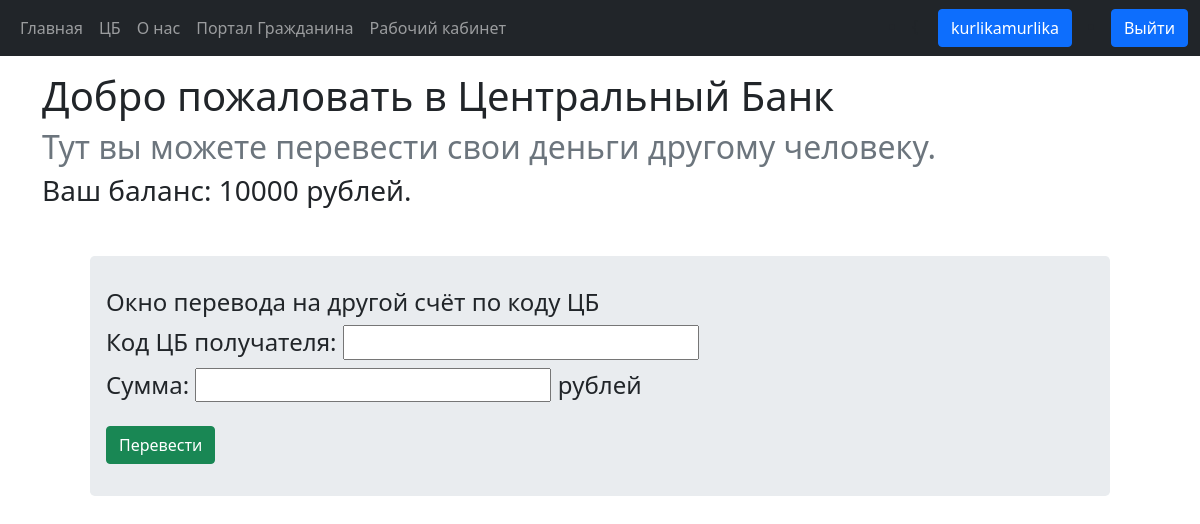
/send/ (signed in), run on an earlier commit of the app's database.
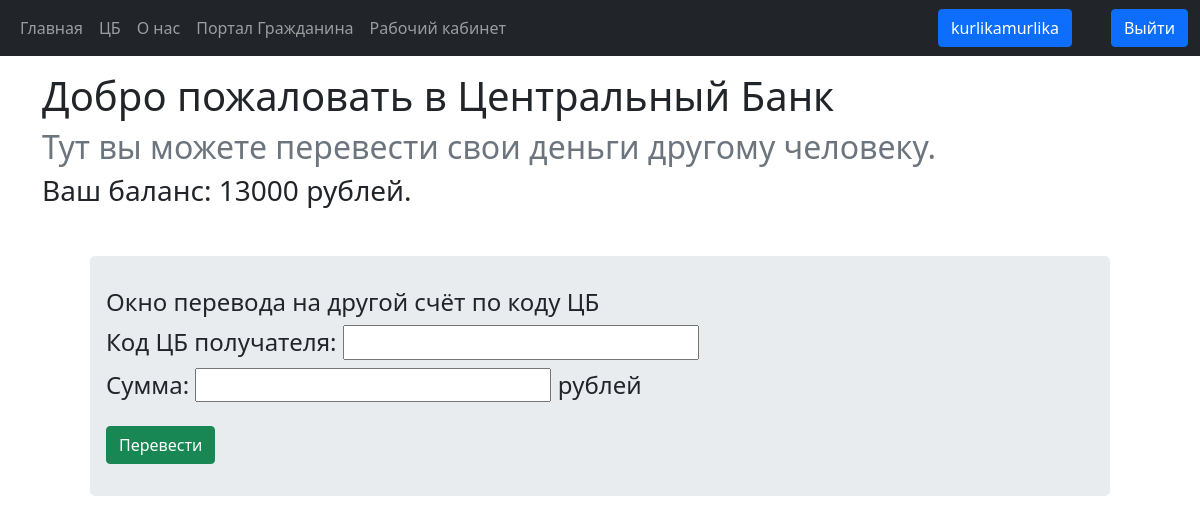
And on a later commit of the database.
### bank/models.py (models this page shows, shortened)
class BankAccount(models.Model):
    user = models.ForeignKey(User, on_delete=models.CASCADE, blank=True, null=True)
    name = models.CharField(max_length=10, unique=True)
    balance = models.IntegerField(default=0)
    account_type = models.CharField(max_length=20, default='personal')

### bank/views.py (the view, shortened to what this page needs)
# urls.py: path('send/', views.send, name='send'),
def send(request):
    works = True
    bank_account = ''
    not_enough_money = False
    try:
        bank_account = BankAccount.objects.get(user_id=request.user.id)
        has_bank = True
    except:
        has_bank = False
    form = SendMoney(request.POST or None)
    send_dict = {
        'has_bank': has_bank,
        'bank_account': bank_account,
        'form': form,
        'works': works,
        'not_enough_money': not_enough_money,
    }
    return render(request, 'bank/send.html', context=send_dict)

### bank/forms.py
class SendMoney(forms.Form):
    receiver = forms.CharField(max_length=10, min_length=10, label='Код ЦБ получателя')
    amount = forms.IntegerField(min_value=100, label="Сумма")

### bank/templates/bank/send.html (shortened to what this page needs)
<!DOCTYPE html>
{% extends 'bank/base.html' %}
{% block body_content %}
    {% if user.is_authenticated %}
        <h1>Добро пожаловать в Центральный Банк</h1>
        <h2 class="text-secondary">Тут вы можете перевести свои деньги другому человеку.</h2>
        {% if has_bank %}
            <h3>Ваш баланс: {{ bank_account.balance }} рублей.</h3>
            <div class="jumbotron m-5" id="send_money_code">
                <h4>Окно перевода на другой счёт по коду ЦБ</h4>
                <form method="post" action="">
                    <h4>{{ form.receiver.label_tag }} {{ form.receiver }}</h4>
                    <h4>{{ form.amount.label_tag }} {{ form.amount }} рублей</h4>
                    <button class="btn btn-success btn-large mt-3" type="submit">Перевести</button>
                </form>
            </div>
        {% else %}
            <h1 class="text-warning">Сначала создайте себе банковский счёт <a class="" href="{% url 'bank:profile' user.id %}">здесь</a>.</h1>
        {% endif %}
    {% else %}
        <h1>Сначала войдите в аккаунт</h1>
    {% endif %}
{% endblock %}

What changed in the data, as far as the page shows it:
changed BankAccount: balance "10000" → "13000"
